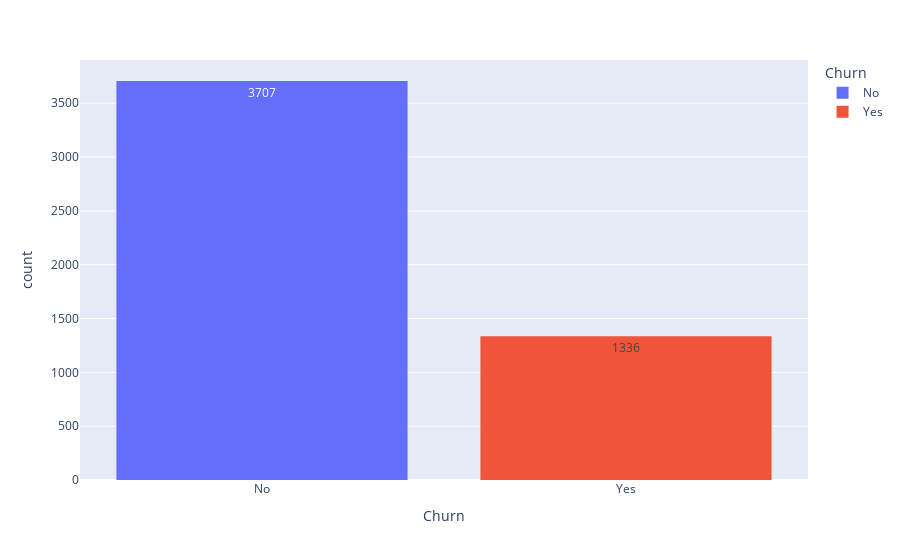

The cell this chart's notebook holds for it:
### Markdown cell above
-How many customers have churned?

### Code cell
#number of customers who churned

fig= px.histogram(df,x=df['Churn'], text_auto=True, color=df['Churn'])
title=f'Number of customers who have churned'
fig.show()

### Figure 1 — Plotly figure (JSON) as saved in the notebook; plotly's stock layout.template omitted (floating-point values rounded to 4 significant figures; data arrays with more than 128 entries replaced by an {"elided": "..."} marker saying what was removed)
{"data": [{"alignmentgroup": "True", "bingroup": "x", "hovertemplate": "Churn=%{x}<br>count=%{y}<extra></extra>", "legendgroup": "No", "marker": {"color": "#636efa", "pattern": {"shape": ""}}, "name": "No", "offsetgroup": "No", "orientation": "v", "showlegend": true, "texttemplate": "%{value}", "type": "histogram", "x": {"elided": "3707 str values"}, "xaxis": "x", "yaxis": "y"}, {"alignmentgroup": "True", "bingroup": "x", "hovertemplate": "Churn=%{x}<br>count=%{y}<extra></extra>", "legendgroup": "Yes", "marker": {"color": "#EF553B", "pattern": {"shape": ""}}, "name": "Yes", "offsetgroup": "Yes", "orientation": "v", "showlegend": true, "texttemplate": "%{value}", "type": "histogram", "x": {"elided": "1336 str values"}, "xaxis": "x", "yaxis": "y"}], "layout": {"barmode": "relative", "legend": {"title": {"text": "Churn"}, "tracegroupgap": 0}, "margin": {"t": 60}, "xaxis": {"anchor": "y", "categoryarray": ["No", "Yes"], "categoryorder": "array", "domain": [0, 1], "title": {"text": "Churn"}}, "yaxis": {"anchor": "x", "domain": [0, 1], "title": {"text": "count"}}}}
